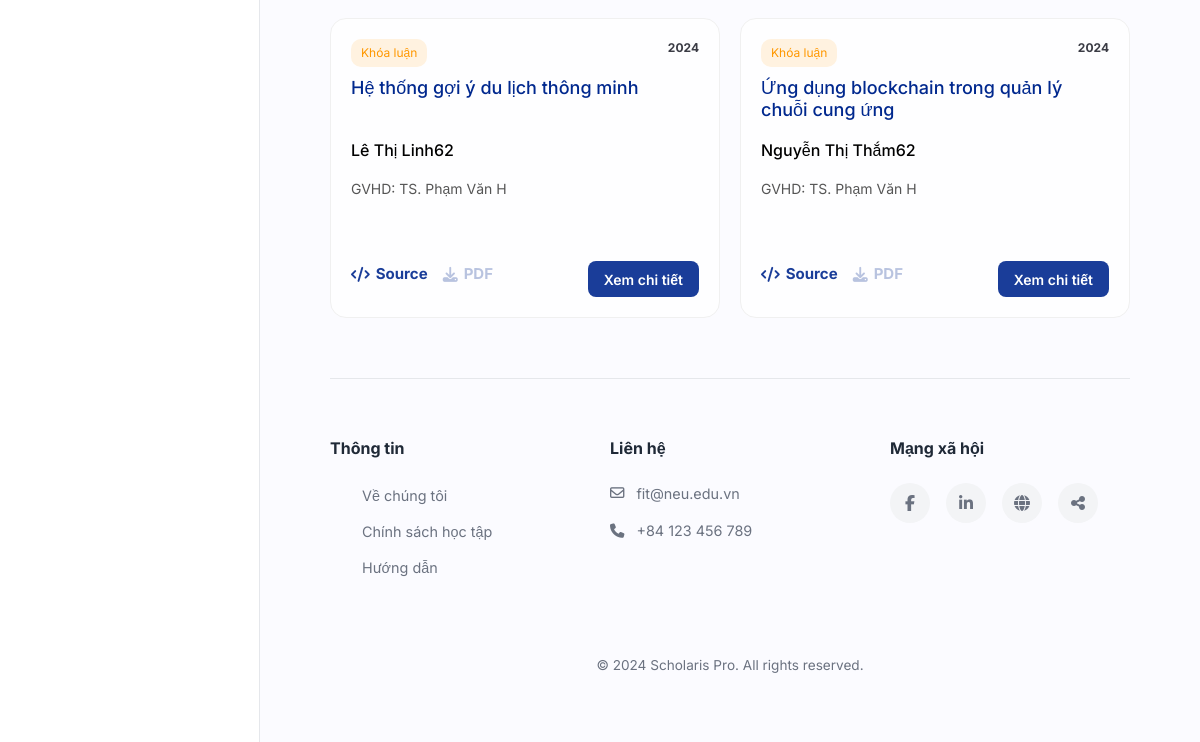
The page /theses-projects (lower part) on the database as committed earlier.
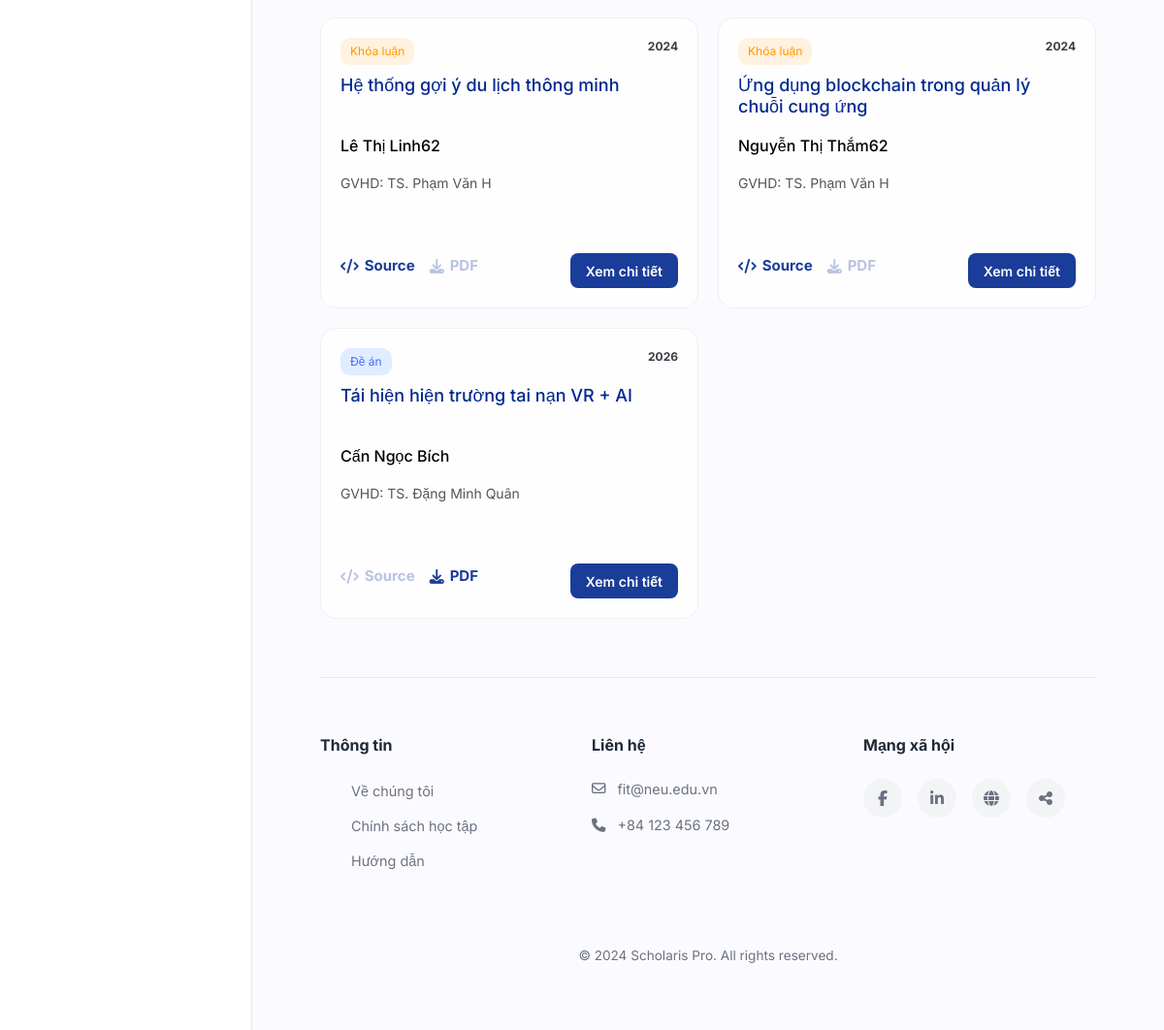
The same page on the database as committed later.
### tables this page shows
CREATE TABLE published_reports (
    id INTEGER PRIMARY KEY AUTOINCREMENT,
    student_id INTEGER NOT NULL,
    class_id INTEGER NOT NULL,
    topic_id INTEGER NOT NULL,
    file_url VARCHAR(500),
    source_code_url VARCHAR(500),
    published_at DATETIME DEFAULT CURRENT_TIMESTAMP,
    FOREIGN KEY (student_id) REFERENCES students(id),
    FOREIGN KEY (class_id) REFERENCES classes(id),
    FOREIGN KEY (topic_id) REFERENCES topics(id)
);

CREATE TABLE course_types (
    id INTEGER PRIMARY KEY AUTOINCREMENT,
    type_name VARCHAR(50) NOT NULL UNIQUE
);

CREATE TABLE topics (
    id INTEGER PRIMARY KEY AUTOINCREMENT,
    student_id INTEGER NOT NULL,
    class_id INTEGER NOT NULL,
    title VARCHAR(500) NOT NULL,
    description TEXT,
    created_at DATETIME DEFAULT CURRENT_TIMESTAMP,
    updated_at DATETIME DEFAULT CURRENT_TIMESTAMP,
    FOREIGN KEY (student_id) REFERENCES students(id),
    FOREIGN KEY (class_id) REFERENCES classes(id)
);

CREATE TABLE users (
    id INTEGER PRIMARY KEY AUTOINCREMENT,
    email VARCHAR(100) NOT NULL UNIQUE,
    password VARCHAR(255) NOT NULL,
    full_name VARCHAR(100) NOT NULL,
    role VARCHAR(20) NOT NULL CHECK (role IN ('student', 'lecturer')),
    phone VARCHAR(20),
    created_at DATETIME DEFAULT CURRENT_TIMESTAMP
);

### app/student/thesis/routes.py (the view)
@thesis_bp.route("/theses-projects")
def thesesprojects():
    q = request.args.get("q", "")
    year = request.args.get("year", "")
    type_ = request.args.get("type", "all")
    base_template = "student/base.html"
    if session.get('role') == 'lecturer':
        base_template = "lecturer/base.html"
    conn = get_db()
    cursor = conn.cursor()
    years = cursor.execute("""
        SELECT DISTINCT strftime('%Y', published_at) as year
        FROM published_reports
        ORDER BY year DESC
    """).fetchall()
    sql = """
        SELECT
            t.id, t.title, t.description,
            c.class_code, co.course_name, ct.type_name,
            u_lec.full_name AS lecturer_name,
            u_stu.full_name AS student_name,
            s.student_code,
            pr.published_at, pr.file_url, pr.source_code_url
        FROM published_reports pr
        JOIN topics t ON pr.topic_id = t.id
        JOIN classes c ON t.class_id = c.id
        JOIN courses co ON c.course_id = co.id
        JOIN course_types ct ON co.course_type_id = ct.id
        JOIN lecturers l ON c.lecturer_id = l.id
        JOIN users u_lec ON l.user_id = u_lec.id
        JOIN students s ON t.student_id = s.id
        JOIN users u_stu ON s.user_id = u_stu.id
        WHERE (t.title LIKE ? OR u_lec.full_name LIKE ?)
        """
    params = [f"%{q}%", f"%{q}%"]
    if year:
        sql += " AND strftime('%Y', pr.published_at) = ?"
        params.append(year)
    if type_ == "project":
        sql += " AND ct.type_name = 'Đề án'"
    elif type_ == "thesis":
        sql += " AND ct.type_name = 'Khóa luận'"
    rows = cursor.execute(sql, params).fetchall()
    return render_template(
        "student/theses.html",
        theses=rows,
        q=q,
        year=year,
        type=type_,
        years=years,
        base_template=base_template
    )

### app/database.py (called while the page is built)
def get_db():
    if 'db' not in g:
        g.db = sqlite3.connect(DB_PATH, timeout=30)
        g.db.row_factory = sqlite3.Row
        try:
            g.db.execute("PRAGMA journal_mode=WAL")
            g.db.execute("PRAGMA foreign_keys=ON")
        except sqlite3.OperationalError:
            pass
    return g.db

### templates/student/theses.html (shortened to what this page needs)
{% extends base_template %}
{% block styles %}
<link rel="stylesheet" href="{{ url_for('static', filename='theses.css') }}">
{% endblock %}
{% block content %}
<div class="theses-container">
    <div class="list">
    {% for t in theses %}
    <div class="card">
        <div class="year">
            {{ t["published_at"][:4] if t["published_at"] else "" }}
        </div>
        <div class="type {{ 'project' if t['type_name']=='Đề án' else 'thesis' }}">
            {{ t["type_name"] }}
        </div>
        <h3 class="title">{{ t["title"] }}</h3>
        <p class="student" style="color: black; font-weight: 500;">{{ t["student_name"] }}</p>
        <p class="lecturer">GVHD: {{ t["lecturer_name"] }}</p>
        <div class="actions">
            {% if session.get('role') == 'lecturer' %}
                <div class="admin-controls">
                    <a href="{{ url_for('thesis.edit_thesis', topic_id=t['id']) }}" class="btn-update">
                        Chỉnh sửa
                    </a>
                   <form action="{{ url_for('thesis.delete_published_report', topic_id=t['id']) }}" method="POST" style="display:inline;">
    <button type="submit" class="btn-delete" onclick="return confirm('Bạn có chắc chắn muốn gỡ báo cáo này khỏi danh sách công khai không?')">
        <i class="fa-solid fa-trash"></i> Xóa
    </button>
</form>
                    <a href="/theses/{{ t['id'] }}" class="btn-detail-small">
                        Chi tiết
                    </a>
                </div>
            {% else %}
                <div class="student-controls">
                    <a href="{{ t['source_code_url'] or '#' }}" class="link {{ 'disabled' if not t['source_code_url'] else '' }}">
                        <i class="fa-solid fa-code"></i> Source
                    </a>
                    <a href="{{ t['file_url'] or '#' }}" class="link {{ 'disabled' if not t['file_url'] else '' }}">
                        <i class="fa-solid fa-download"></i> PDF
                    </a>
                    <a href="/theses/{{ t['id'] }}" class="detail-btn">Xem chi tiết</a>
                </div>
            {% endif %}
        </div>
    </div>
    {% endfor %}
</div>
{% endblock %}

Rows that differ between the two databases and show on the page:
added published_reports: published_at "2026", type_name "Đề án", title "Tái hiện hiện trường tai nạn VR + AI", student_name "Cấn Ngọc Bích", lecturer_name "TS. Đặng Minh Quân"
